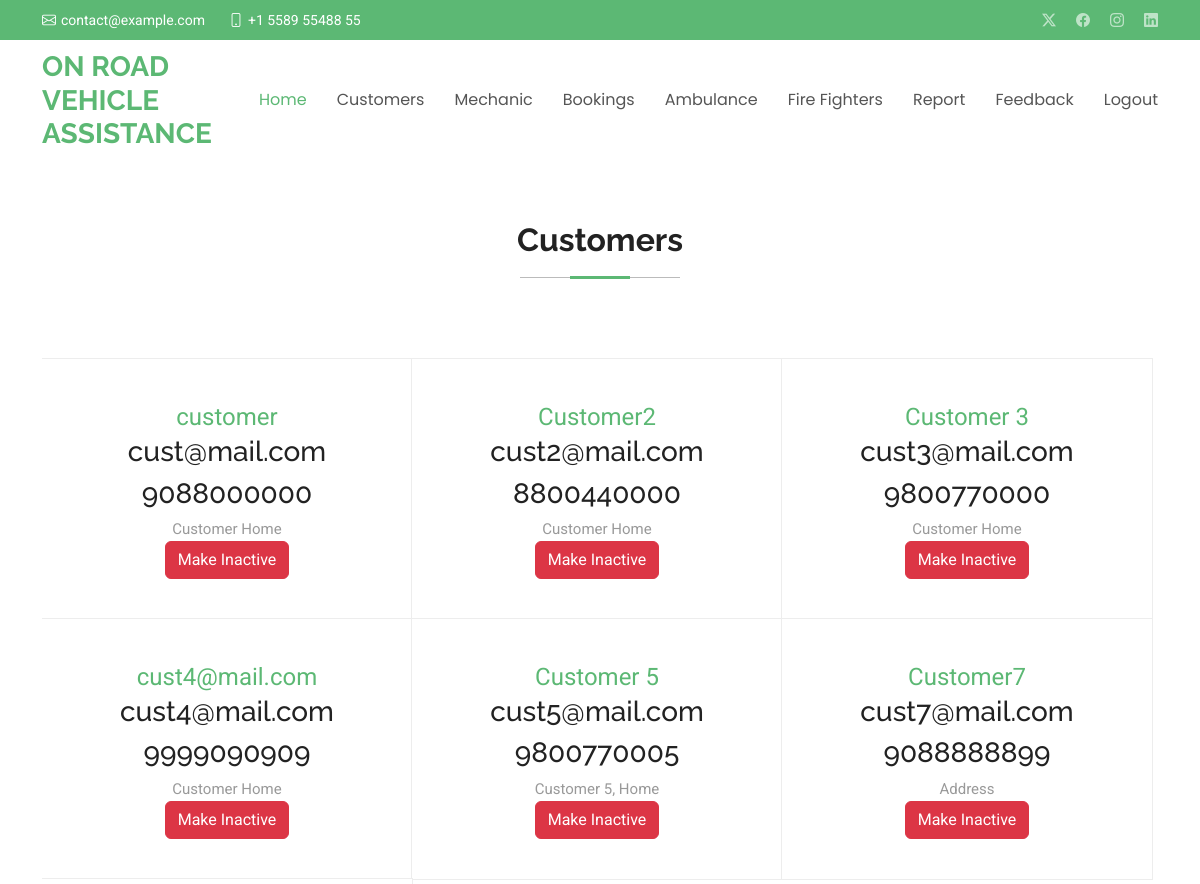
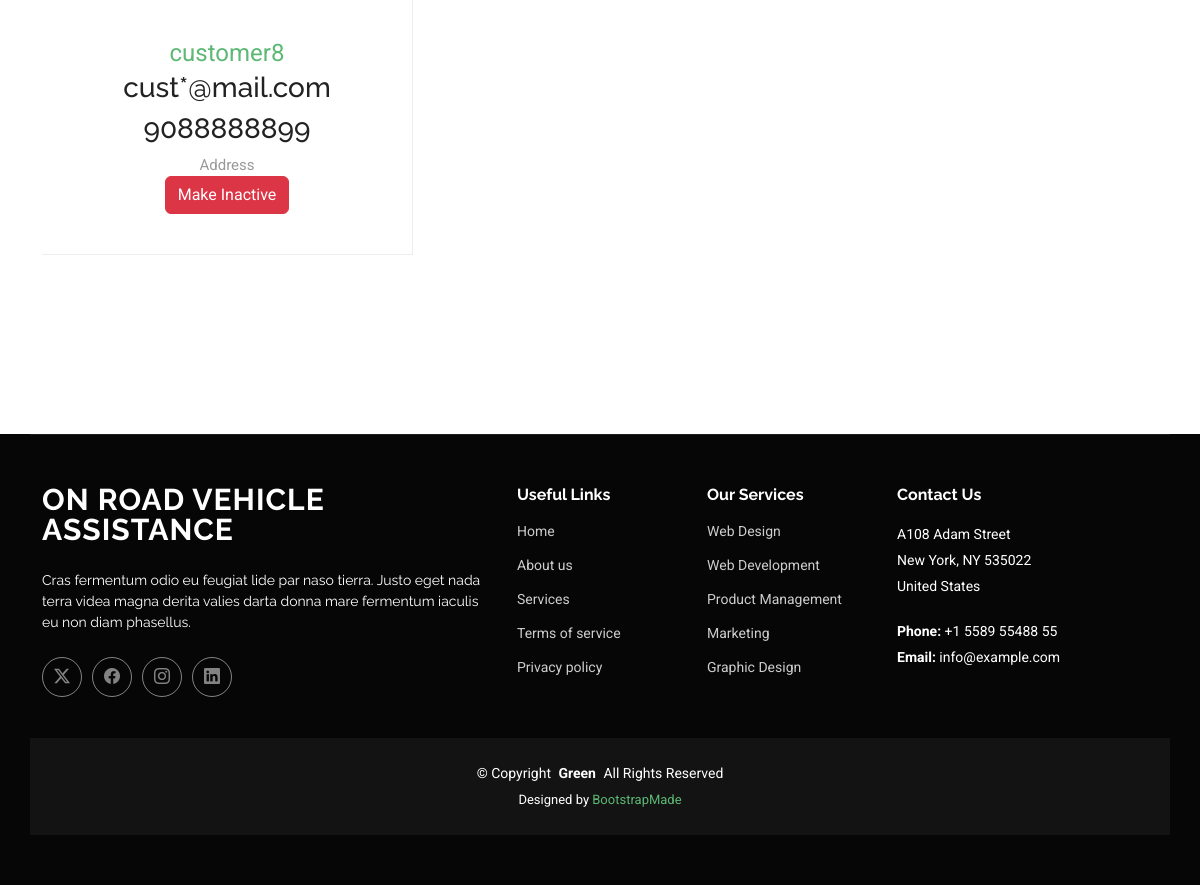
The page /adminCust on the database its author committed (2 pictures, top to bottom).
### on_road_app/models.py (models this page shows)
class Customer(models.Model):
    name=models.CharField(max_length=50)
    email=models.EmailField()
    phone=models.CharField(max_length=50)
    address=models.CharField(max_length=50)
    user=models.ForeignKey(User,on_delete=models.CASCADE)

### on_road_app/views.py (the view)
# urls.py: path('adminCust',views.adminCust),
def adminCust(request):
  data=Customer.objects.all()
  return render(request,"adminCust.html",{"data":data})

### templates/adminCust.html (shortened to what this page needs)
<!DOCTYPE html>
<html lang="en">
<head>
  <link href="static/assets/vendor/bootstrap/css/bootstrap.min.css" rel="stylesheet">
  <link href="static/assets/vendor/bootstrap-icons/bootstrap-icons.css" rel="stylesheet">
  <link href="static/assets/vendor/aos/aos.css" rel="stylesheet">
  <link href="static/assets/vendor/glightbox/css/glightbox.min.css" rel="stylesheet">
  <link href="static/assets/vendor/swiper/swiper-bundle.min.css" rel="stylesheet">
  <link href="static/assets/css/main.css" rel="stylesheet">
</head>
<body class="index-page">
  <header id="header" class="header sticky-top">
    <div class="topbar d-flex align-items-center accent-background">
      <div class="container d-flex justify-content-center justify-content-md-between">
        <div class="contact-info d-flex align-items-center">
          <i class="bi bi-envelope d-flex align-items-center"><a href="mailto:contact@example.com">contact@example.com</a></i>
          <i class="bi bi-phone d-flex align-items-center ms-4"><span>+1 5589 55488 55</span></i>
        </div>
        <div class="social-links d-none d-md-flex align-items-center">
          <a href="#" class="twitter"><i class="bi bi-twitter-x"></i></a>
          <a href="#" class="facebook"><i class="bi bi-facebook"></i></a>
          <a href="#" class="instagram"><i class="bi bi-instagram"></i></a>
          <a href="#" class="linkedin"><i class="bi bi-linkedin"></i></a>
        </div>
      </div>
    </div>
    <div class="branding d-flex align-items-cente">
      <div class="container position-relative d-flex align-items-center justify-content-between">
        <a href="index.html" class="logo d-flex align-items-center">
          <h1 class="sitename">ON ROAD VEHICLE ASSISTANCE</h1>
        </a>
        <nav id="navmenu" class="navmenu">
          <ul>
            <li><a href="/adminHome" class="active">Home</a></li>
            <li><a href="/adminCust">Customers</a></li>
            <li><a href="/adminMech">Mechanic</a></li>
            <li><a href="/adminBookings">Bookings</a></li>
            <li><a href="/adminAmbulance">Ambulance</a></li>
            <li><a href="/adminFire">Fire Fighters</a></li>
            <li><a href="/adminReport">Report</a></li>
            <li><a href="/adminFeedback">Feedback</a></li>
            <li><a href="/login">Logout</a></li>
          </ul>
        </nav>
      </div>
    </div>
  </header>
  <main class="main">
    <section id="contact" class="contact section">
      <div class="container section-title" data-aos="fade-up">
        <h2>Customers</h2>
    <section id="why-us" class="why-us section">
        <div class="container">
          <div class="row no-gutters">
            {% for i in data %}
            <div class="col-lg-4 col-md-6 card" data-aos="fade-up" data-aos-delay="100">
              <span>{{i.name}}</span>
              <h3>{{i.email}}</h3>
              <h3>{{i.phone}}</h3>
              <p>{{i.address}}</p>
              <div class="">
                {% if i.user.is_active %}
                <a href="/adminApproveCust?id={{i.user.id}}&status=0" class="btn btn-danger">Make Inactive</a>
                {% else %}
                <a href="/adminApproveCust?id={{i.user.id}}&status=1" class="btn btn-success">Make Active</a>
                {% endif %}
              </div>
            </div>
            {% endfor %}
          </div>
        </div>
      </section>
      </div>
    </section>
  </main>
  <footer id="footer" class="footer dark-background">
    <div class="container footer-top">
      <div class="row gy-4">
        <div class="col-lg-5 col-md-12 footer-about">
          <a href="index.html" class="logo d-flex align-items-center">
            <span class="sitename">ON ROAD VEHICLE ASSISTANCE</span>
          </a>
          <p>Cras fermentum odio eu feugiat lide par naso tierra. Justo eget nada terra videa magna derita valies darta donna mare fermentum iaculis eu non diam phasellus.</p>
          <div class="social-links d-flex mt-4">
            <a href=""><i class="bi bi-twitter-x"></i></a>
            <a href=""><i class="bi bi-facebook"></i></a>
            <a href=""><i class="bi bi-instagram"></i></a>
            <a href=""><i class="bi bi-linkedin"></i></a>
          </div>
        </div>
        <div class="col-lg-2 col-6 footer-links">
          <h4>Useful Links</h4>
          <ul>
            <li><a href="#">Home</a></li>
            <li><a href="#">About us</a></li>
            <li><a href="#">Services</a></li>
            <li><a href="#">Terms of service</a></li>
            <li><a href="#">Privacy policy</a></li>
          </ul>
        </div>
        <div class="col-lg-2 col-6 footer-links">
          <h4>Our Services</h4>
          <ul>
            <li><a href="#">Web Design</a></li>
            <li><a href="#">Web Development</a></li>
            <li><a href="#">Product Management</a></li>
            <li><a href="#">Marketing</a></li>
            <li><a href="#">Graphic Design</a></li>
          </ul>
        </div>
        <div class="col-lg-3 col-md-12 footer-contact text-center text-md-start">
          <h4>Contact Us</h4>
          <p>A108 Adam Street</p>
          <p>New York, NY 535022</p>
          <p>United States</p>
          <p class="mt-4"><strong>Phone:</strong> <span>+1 5589 55488 55</span></p>
          <p><strong>Email:</strong> <span>info@example.com</span></p>
        </div>
      </div>
    </div>
    <div class="container copyright text-center mt-4">
      <p>© <span>Copyright</span> <strong class="px-1 sitename">Green</strong> <span>All Rights Reserved</span></p>
      <div class="credits">
        Designed by <a href="https://bootstrapmade.com/">BootstrapMade</a>
      </div>
    </div>
  </footer>
</body>
</html>

### rows shown on the page
Customer: name "customer", email "cust@mail.com", phone "9088000000", address "Customer Home"
Customer: name "Customer2", email "cust2@mail.com", phone "8800440000", address "Customer Home"
Customer: name "Customer 3", email "cust3@mail.com", phone "9800770000", address "Customer Home"
Customer: name "cust4@mail.com", email "cust4@mail.com", phone "9999090909", address "Customer Home"
Customer: name "Customer 5", email "cust5@mail.com", phone "9800770005", address "Customer 5, Home"
Customer: name "Customer7", email "cust7@mail.com", phone "9088888899", address "Address"
Customer: name "customer8", email "cust*@mail.com", phone "9088888899", address "Address"
